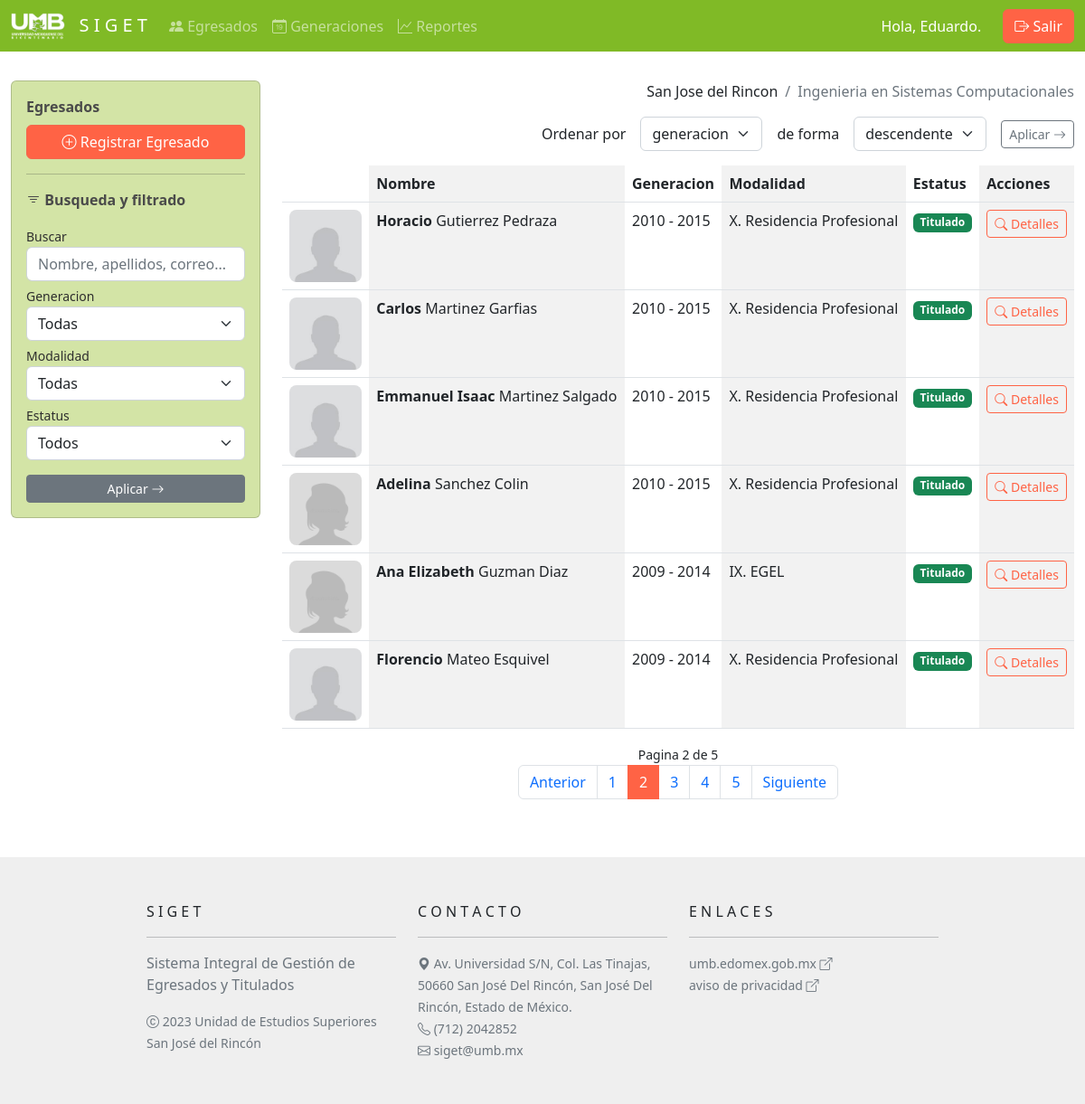
Page /?page=2 (signed in) on the committed database.
### models.py (models this page shows)
class Usuarios(Database):
    __tablename__ = "usuarios"
    id = Column(Integer, primary_key=True)
    matricula = Column(String(11))
    nombre = Column(String(32))
    apellido_paterno = Column(String(32))
    apellido_materno = Column(String(32))
    clave = Column(String(64))
    unidad_id = Column(Integer, ForeignKey('unidades.id'))
    unidad = relationship("Unidades")
    carrera_id = Column(Integer, ForeignKey('carreras.id'))
    carrera = relationship("Carreras")

class Unidades(Database):
    __tablename__ = "unidades"
    id = Column(Integer, primary_key=True)
    nombre = Column(String(54))

class Carreras(Database):
    __tablename__ = "carreras"
    id = Column(Integer, primary_key=True)
    nombre = Column(String(54))

class Egresados(Database):
    __tablename__ = "egresados"
    id = Column(Integer, primary_key=True)
    matricula = Column(String(10))
    nombre = Column(String(50))
    apellidos = Column(String(150))
    domicilio = Column(String(150))
    curp = Column(String(20))
    telefono = Column(String(10))
    correo = Column(String(50))
    sexo = Column(String(1))
    estatus = Column(Integer)
    comentarios = Column(String(250))
    foto = Column(String(54))
    modalidad_id = Column(Integer, ForeignKey('modalidades.id'))
    modalidad = relationship("Modalidades")
    generacion_id = Column(Integer, ForeignKey('generaciones.id'))
    generacion = relationship("Generaciones")
    unidad_id = Column(Integer, ForeignKey('unidades.id'))
    unidad = relationship("Unidades")
    carrera_id = Column(Integer, ForeignKey('carreras.id'))
    carrera = relationship("Carreras")
    ficheros = relationship("Ficheros", back_populates='egresado')

class Generaciones(Database):
    __tablename__ = "generaciones"
    id = Column(Integer, primary_key=True)
    anio_inicio = Column(Integer)
    anio_final = Column(Integer)
    foto = Column(String(54))
    unidad_id = Column(Integer, ForeignKey('unidades.id'))
    unidad = relationship("Unidades")
    carrera_id = Column(Integer, ForeignKey('carreras.id'))
    carrera = relationship("Carreras")

class Modalidades(Database):
    __tablename__ = "modalidades"
    id = Column(Integer, primary_key=True)
    nombre = Column(String(50))
    descripcion = Column(String(150))
    manual = Column(String(54))

### server.py (the view, shortened to what this page needs)
@app.route('/', methods=['GET', 'POST'])
def home():
    session_type = get_session_type()
    if not session_type:
        return redirect(url_for('info'))
    session_user = get_user_from_session()
    egresados = db_session.query(models.Egresados)
    busqueda = request.args.get('buscar')
    generacion = request.args.get('generacion')
    if generacion and generacion != '' and generacion != 'all':
        egresados = egresados.filter(models.Egresados.generacion_id==generacion)
    modalidad = request.args.get('modalidad')
    if modalidad and modalidad != '' and modalidad != 'all':
        egresados = egresados.filter(models.Egresados.modalidad_id==modalidad)
    estatus = request.args.get('estatus')
    if estatus and estatus != '' and estatus != 'all':
        egresados = egresados.filter(models.Egresados.estatus==estatus)
    unidad = request.args.get('unidad')
    if unidad and unidad != '' and unidad != 'all':
        egresados = egresados.filter(models.Egresados.unidad_id==unidad)
    carrera = request.args.get('carrera')
    if carrera and carrera != '' and carrera != 'all':
        egresados = egresados.filter(models.Egresados.carrera_id==carrera)
    generaciones = db_session.query(models.Generaciones)
    if session_type == 'user':
        egresados = egresados.filter(
            and_(
                models.Egresados.unidad_id==session_user.unidad_id,
                models.Egresados.carrera_id==session_user.carrera_id
            )
        )
        generaciones = generaciones.filter(
            and_(
                models.Generaciones.unidad_id==session_user.unidad_id,
                models.Generaciones.carrera_id==session_user.carrera_id
            )
        )
    sort = request.args.get('sort')
    order = request.args.get('order')
    if sort and sort == 'nombre':
        if order and order == 'asc':
            egresados = egresados.order_by(models.Egresados.nombre.asc())
        else:
            egresados = egresados.order_by(models.Egresados.nombre.desc())
    elif sort and sort == 'apellidos':
        if order and order == 'asc':
            egresados = egresados.order_by(models.Egresados.apellidos.asc())
        else:
            egresados = egresados.order_by(models.Egresados.apellidos.desc())
    elif sort and sort == 'modalidad':
        if order and order == 'asc':
            egresados = egresados.join(models.Modalidades).order_by(models.Modalidades.nombre.asc())
        else:
            egresados = egresados.join(models.Modalidades).order_by(models.Modalidades.nombre.desc())
    elif sort and sort == 'estatus':
        if order and order == 'asc':
            egresados = egresados.order_by(models.Egresados.estatus.asc())
        else:
            egresados = egresados.order_by(models.Egresados.estatus.desc())
    elif sort and sort == 'generacion':
        if order and order == 'asc':
            egresados = egresados.join(models.Generaciones).order_by(models.Generaciones.anio_inicio.asc())
    else:
        egresados = egresados.join(models.Generaciones).order_by(models.Generaciones.anio_inicio.desc())
    page = request.args.get('page')
    page = int(page) if (page and page != '') else 1
    page_size = 6
    pages_count = ceil(egresados.count() / page_size)
    page_offset = (page - 1) * page_size
    page_limit = page_offset + page_size
    egresados = egresados.slice(page_offset, page_limit)
    egresados = egresados.all()
    include = request.args.get('include')
    if include and include != '':
        include = db_session.query(models.Egresados).get(include)
        if include and not include in egresados:
            egresados.insert(0, include)
    generaciones = generaciones.all()
    modalidades = db_session.query(models.Modalidades).all()
    unidades = []
    carreras = []
    if session_type == 'admin':
        unidades = db_session.query(models.Unidades).all()
        carreras = db_session.query(models.Carreras).all()
    return render_template('home.html',
        generaciones=generaciones,
        modalidades=modalidades,
        egresados=egresados,
        page=page,
        page_size=page_size,
        pages_count=pages_count,
        session_type=session_type,
        session_user=session_user,
        unidades=unidades,
        carreras=carreras,
        args=request.args.to_dict())

### server.py (called while the page is built)
def get_session_type():
    return session.get('type', None)

def get_user_from_session():
    user_id = session.get('user_id', None)
    if user_id:
        return db_session.query(models.Usuarios).get(user_id)
    return None

@app.teardown_request
def remove_session(ex=None):
    db_session.remove()

### templates/home.html (shortened to what this page needs)
{% extends 'base.html' %}
{% block body %}
    <div class="row justify-content-center mt-3">
        <div class="col-lg-3 mt-3">
            <div class="card text-bg-dark" style="width: 100%;">
                <div class="card-body">
                    <div class="d-grid gap-2">
                        {% if session_type and session_type == 'user' %}
                            {% include 'egresados/registrar-egresado-modal.html' %}
                        {% else %}
                            <p>Como administrador, no puedes registrar o editar egresados.</p>
                        {% endif %}
                    </div>
                    <hr>
                    <div class="mt-3">
                        {% include 'busqueda-form.html' %}
                    </div>
                </div>
            </div>
        </div>
        <div class="col-lg-9 mt-3">
            <div class="row justify-content-end">
                <div class="col-md-auto">
                    {% include 'navpath.html' %}
                </div>
            </div>
            {% include 'ordenar-form.html' %}
            {% include 'egresados/tabla-egresados.html' %}
            <div class="row justify-content-center">
                <div class="col-md-auto">
                    {% include 'paginate.html' %}
                </div>
            </div>
        </div>
    </div>
{% endblock %}

### templates/navbar.html (shortened to what this page needs)
<nav class="navbar navbar-expand-lg navbar-dark bg-dark d-print-none">
    <div class="container-fluid">
      <a class="navbar-brand" href="{{ url_for('info') }}">
        <img src="{{ url_for('static', filename='img/umb-white.png') }}" alt="Logo UMB" width="60" class="d-inline-block align-text-top">
        &nbsp; S I G E T
      </a>
      <div class="collapse navbar-collapse" id="navbarNav">
        <ul class="navbar-nav me-auto">
          {% if session_type %}
            <li class="nav-item">
              <a class="nav-link" href="{{ url_for('home') }}">
                <i class="bi bi-people-fill"></i>
                Egresados
              </a>
            </li>
            <li class="nav-item">
              <a class="nav-link" href="{{ url_for('generaciones') }}">
                <i class="bi bi-calendar-date"></i>
                Generaciones
              </a>
            </li>
            <li class="nav-item">
              <a class="nav-link" href="{{ url_for('reportes') }}">
                <i class="bi bi-graph-up"></i>
                Reportes
              </a>
            </li>
          {% endif %}
        </ul>
        <div class="d-flex">
          <div class="row align-items-center">
            <div class="col-auto">
              {% if session_type and session_type=='admin' %}
                <div class="row text-white g-3">
                  <div class="col-lg-auto">
                    Hola, root.
                  </div>
                </div>
              {% elif session_type %}
                <div class="row text-white g-3">
                  <div class="col-lg-auto">
                    Hola, {{ session_user.nombre }}.
                  </div>
                </div>
              {% endif %}
            </div>
            <div class="col-auto">
              {% if not session_type %}
                <a class="btn btn-primary" href="{{ url_for('login') }}">
                  <i class="bi bi-box-arrow-in-right"></i>
                  Ingresar
                </a>
              {% else %}
                <a class="btn btn-primary" href="{{ url_for('logout') }}">
                  <i class="bi bi-box-arrow-right"></i>
                  Salir
                </a>
              {% endif %}
            </div>
          </div>
        </div>
      </div>
    </div>
  </nav>

### templates/navpath.html
{% if session_type == 'user' %}
  <nav aria-label="breadcrumb">
    <ol class="breadcrumb">
      <li class="breadcrumb-item">{{ session_user.unidad.nombre }}</li>
      <li class="breadcrumb-item active">{{ session_user.carrera.nombre }}</li>
    </ol>
  </nav>
{% endif %}

### templates/egresados/tabla-egresados.html (shortened to what this page needs)
<div class="table-responsive">
    <table class="table table-striped-columns table-hover">
        <thead>
            <tr>
                <th></th>
                <th>Nombre</th>
                <th>Generacion</th>
                <th>Modalidad</th>
                <th>Estatus</th>
                <th>{% if session_type == 'user' %} Acciones {% else %} UES/Carrera {% endif %}</th>
            </tr>
        </thead>
        <tbody>
            {% for egresado in egresados %}
                <tr>
                    <td>
                        {% if egresado.foto != 'default.png' %}
                            <img class="foto-perfil mx-auto d-block" src="{{ url_for('static', filename='img/egresado/'+egresado.foto) }}" alt="Fotografia">
                        {% else %}
                            {% if egresado.sexo == '0' %}
                                <img class="foto-perfil mx-auto d-block" src="{{ url_for('static', filename='img/egresado/default-m.jpg') }}" alt="Fotografia">
                            {% else %}
                                <img class="foto-perfil mx-auto d-block" src="{{ url_for('static', filename='img/egresado/default-w.jpg') }}" alt="Fotografia">
                            {% endif %}
                        {% endif %}
                    </td>
                    <td><b>{{ egresado.nombre }}</b> {{ egresado.apellidos }}</td>
                    <td>{{ egresado.generacion.anio_inicio }} - {{ egresado.generacion.anio_final }}</td>
                    <td>
                        {% if egresado.modalidad.manual != 'default.pdf' %}
                            <a href="{{ url_for('static', filename='manual/'+egresado.modalidad.manual) }}" target="_blank" style="text-decoration: none;">
                                {{ egresado.modalidad.nombre }} <i class="bi bi-box-arrow-up-right"></i>
                            </a>
                        {% else %}
                            {{ egresado.modalidad.nombre }}
                        {% endif %}
                    </td>
                    <td>
                        {% if egresado.estatus == 0 %}
                            <span class="badge text-bg-secondary">Pendiente</span>
                        {% elif egresado.estatus == 1 %}
                            <span class="badge text-bg-warning">Seguimiento</span>
                        {% elif egresado.estatus == 2 %}
                            <span class="badge text-bg-danger">No titulado</span>
                        {% else %}
                            <span class="badge text-bg-success">Titulado</span>
                        {% endif %}
                    </td>
                    <td>
                        {% if session_type == 'user' %}
                            <div class="d-grid gap-2">
                                <button class="btn btn-outline-primary btn-sm" data-bs-toggle="modal" data-bs-target="#modal-egresado-{{ egresado.id }}"><i class="bi bi-search"></i> Detalles</button>
                            </div>
                        {% else %}
                            <b>{{ egresado.unidad.nombre }}</b> <br>
                            {{ egresado.carrera.nombre }}
                        {% endif %}
                    </td>
                </tr>
            {% endfor %}
        </tbody>
    </table>
</div>

### static/css/custom.css (style rules this page uses)
.foto-perfil { max-width: 80px; border-radius: 10%; }
.bg-dark { background-color: #80ba26 !important; }
.text-bg-dark { background-color: #d3e4a6 !important; color: rgb(46, 46, 46) !important; }
.btn-primary { --bs-btn-bg: #ff6345; --bs-btn-border-color: #f3674c; --bs-btn-hover-bg: #ff826a; --bs-btn-hover-border-color: #ff6345; --bs-btn-active-bg: #ab351e; --bs-btn-active-border-color: #ff6345; }
.btn-outline-primary { --bs-btn-color: #ff6345; --bs-btn-border-color: #ff6345; --bs-btn-hover-bg: #ff6345; --bs-btn-hover-border-color: #a13823; --bs-btn-focus-shadow-rgb: 13,110,253; --bs-btn-active-bg: #ff6345; --bs-btn-active-border-color: #842029; }

### rows in the picture
Usuarios: nombre "Eduardo"
Unidades: unidad.nombre "San Jose del Rincon"
Carreras: carrera.nombre "Ingenieria en Sistemas Computacionales"
Egresados: nombre "Horacio", apellidos "Gutierrez Pedraza", generacion.anio_inicio "2010", generacion.anio_final "2015", modalidad.nombre "X. Residencia Profesional", estatus "Titulado"
Egresados: nombre "Carlos", apellidos "Martinez Garfias", generacion.anio_inicio "2010", generacion.anio_final "2015", modalidad.nombre "X. Residencia Profesional", estatus "Titulado"
Egresados: nombre "Emmanuel Isaac", apellidos "Martinez Salgado", generacion.anio_inicio "2010", generacion.anio_final "2015", modalidad.nombre "X. Residencia Profesional", estatus "Titulado"
Egresados: nombre "Adelina", apellidos "Sanchez Colin", generacion.anio_inicio "2010", generacion.anio_final "2015", modalidad.nombre "X. Residencia Profesional", estatus "Titulado"
Egresados: nombre "Ana Elizabeth", apellidos "Guzman Diaz", generacion.anio_inicio "2009", generacion.anio_final "2014", modalidad.nombre "IX. EGEL", estatus "Titulado"
Egresados: nombre "Florencio", apellidos "Mateo Esquivel", generacion.anio_inicio "2009", generacion.anio_final "2014", modalidad.nombre "X. Residencia Profesional", estatus "Titulado"

### other values in the picture
{{ page }} "2"
{{ pages_count }} "5"
{{ i+1 }} "1" "2" "3" "4" "5"
